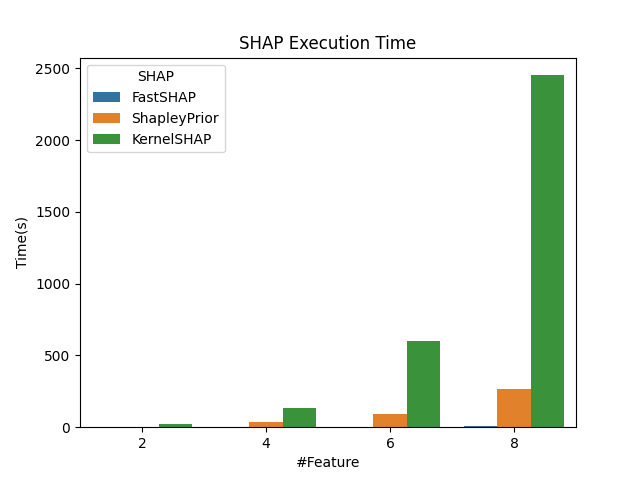

The script that saved this image:
import os
import sys
sys.path.append(os.path.abspath(r'/Users/fuchuenli/Desktop/Data Science /Year 2/Trimester 2/COMP SCI 7097/GP-SHAP/Shapley Prior'))
sys.path.append(os.path.abspath(r'/Users/fuchuenli/Desktop/Data Science /Year 2/Trimester 2/COMP SCI 7097/RKHS-SHAP'))

import warnings
warnings.filterwarnings('ignore')

import numpy as np
import torch
import pandas as pd
import seaborn as sns

from gpytorch.kernels import RBFKernel
from sklearn.datasets import load_diabetes
import matplotlib.pylab as plt
from gpytorch.lazy import lazify

from src.gp_model.VariationalGPRegression import VariationalGPRegression
from src.explanation_algorithms.BayesGPSHAP import BayesGPSHAP
from src.predictive_explanation.ShapleyPrior import ShapleyPrior
from src.utils.visualisation import summary_plot
from src.predictive_explanation.ShapleyKernel import ShapleyKernel
from sklearn.datasets import fetch_california_housing
from math import comb

import fastshap
import time

import os, sys, pickle, warnings, torch, shap

import numpy as np
from experiments.BananaShapley.banana_distribution import Banana2d
from experiments.BananaShapley.gshap_banana import Observation2dBanana

warnings.filterwarnings("ignore")
from sklearn.metrics import mean_squared_error, pairwise_distances, r2_score
import copy

import torch
import torch.nn as nn
from fastshap.utils import MaskLayer1d
from fastshap import Surrogate, KLDivLoss
from fastshap import FastSHAP

import shap
import numpy as np

if __name__ == "__main__":

    n = 1020
    v = 10
    b = 0.01
    iterations = 10
    results = {"SHAP": [], "#Feature": [], "Training Time": [], "Implementation Time": []}
    features = [2, 4, 6, 8]
    for feature in features:
        california = fetch_california_housing()
        X, y = california.data[:n, :feature], california.target[:n]
        feature_names = california.feature_names

        X = torch.tensor(X).float()
        y = torch.tensor(y).float()
        scale = y.std().numpy()
        y = (y - y.mean())/y.std()
        d = X.shape[1]
        print(d)

        cutting_points = 1000

        X_train = X[:cutting_points]
        y_train = y[:cutting_points]
        X_test = X[cutting_points:]
        y_test = y[cutting_points:]

        kernel = RBFKernel
        gp_regression = VariationalGPRegression(
            X_train, y_train, kernel=kernel, num_inducing_points=200, batch_size=128)

        gp_regression.fit(learning_rate=1e-2,
                        training_iteration=300)
        
        fastshap_training_start = time.time()

        surr = nn.Sequential(
        MaskLayer1d(value=0, append=True),
        nn.Linear(2 * d, 128),
        nn.ELU(inplace=True),
        nn.Linear(128, 128),
        nn.ELU(inplace=True),
        nn.Linear(128, 1)
        )

        surrogate = Surrogate(surr, d)

        def original_model(x):
            return gp_regression.predict(x).mean.detach().reshape(-1, 1).float()

        surrogate.train_original_model(
            X_train,
            X_test,
            original_model,
            batch_size=64,
            max_epochs=100,
            loss_fn=nn.MSELoss(),
            validation_samples=10,
            validation_batch_size=10000,
            verbose=True
        )

        explainer = nn.Sequential(
        nn.Linear(d, 128),
        nn.ReLU(inplace=True),
        nn.Linear(128, 128),
        nn.ReLU(inplace=True),
        nn.Linear(128, 2 * d))

        # Set up FastSHAP object
        fastshap = FastSHAP(explainer, surrogate, normalization='additive')

        # Train
        fastshap.train(
            X_train,
            X_test,
            batch_size=32,
            num_samples=32,
            max_epochs=200,
            validation_samples=10,
            verbose=True)
        
        fastshap_training_end = time.time()
        fastshap_training_time = fastshap_training_end - fastshap_training_start
        fastshap_implementation_start = time.time()


        # fastshap predictions
        fastshap_preds = [fastshap.shap_values(X_test[i:i+1])[0].mean(axis=1) for i in range(X.shape[0] - cutting_points)]
        fastshap_preds = torch.tensor(fastshap_preds).t()

        fastshap_implementation_end = time.time()
        fast_shap_implementation_time = fastshap_implementation_end - fastshap_implementation_start

        results["SHAP"].append("FastSHAP")
        results["#Feature"].append(feature)
        results["Training Time"].append(fastshap_training_time)
        results["Implementation Time"].append(fast_shap_implementation_time)

        bayesgpshap = BayesGPSHAP(train_X=X, kernel=RBFKernel(), gp_model=gp_regression,
                            include_likelihood_noise_for_explanation=False, scale=scale)
        bayesgpshap.run_bayesSHAP(X=X, num_coalitions=2**d)
        explanations = bayesgpshap.mean_shapley_values
        shapley_prior_training_start = time.time()
        target = explanations.t().reshape(-1, 1)
        shapley_kernel = ShapleyKernel(
            train_X=X, kernel=RBFKernel(), lengthscales=gp_regression.lengthscale, 
            inducing_points=gp_regression.inducing_points,
            num_coalitions=2**d, sampling_method="subsampling", verbose=False
        )

        target_train = target[:cutting_points*d]

        optim = torch.optim.Adam(shapley_kernel.parameters(), lr=1e-3)
        def loss_function(pred, true):
            return torch.mean((true - pred) **2)

        min_loss = np.inf
        early_stopping = 0
        for _ in range(200):
            optim.zero_grad()
            Psi = shapley_kernel(X)
            K = torch.einsum("ijk,lmn->imkn", Psi, Psi.transpose(0, 1))
            K = K.permute(2, 0, 3, 1).resize(len(target), len(target))
            K_train = K[:cutting_points*d, :cutting_points*d]
            prediction = K_train @ lazify(K_train).add_diag(shapley_kernel.krr_regularisation).inv_matmul(target_train)
            loss = loss_function(prediction, target_train)
            print(loss)
            loss.backward()
            optim.step()

            if loss >= min_loss:
                    early_stopping += 1
            else:
                min_loss = loss
                early_stopping = 0
                
            if early_stopping >= 5:
                break
        
        shapley_prior_training_end = time.time()

        shapley_prior_training_time = shapley_prior_training_end - shapley_prior_training_start
        shapley_prior_implementation_start = time.time()
        Psi = shapley_kernel(X)
        K = torch.einsum("ijk,lmn->imkn", Psi, Psi.transpose(0, 1))
        K = K.permute(2, 0, 3, 1).resize(len(target), len(target))

        K_train = K[:cutting_points*d, :cutting_points*d]
        K_test_train = K[cutting_points*d:, :cutting_points*d]

        train_target = target[:cutting_points*d]
        test_target = target[cutting_points*d:]

        pred = K_test_train @ lazify(K_train).add_diag(shapley_kernel.krr_regularisation).inv_matmul(train_target)
        pred = pred.reshape((-1, 2)).detach().numpy()
        shapley_prior_implementation_end = time.time()
        shapley_prior_implementation_time = shapley_prior_implementation_end - shapley_prior_implementation_start

        results["SHAP"].append("ShapleyPrior")
        results["#Feature"].append(feature)
        results["Training Time"].append(shapley_prior_training_time)
        results["Implementation Time"].append(shapley_prior_implementation_time)

        # Assume this is your custom model class
        class CustomModel:
            def predict_custom(self, data):
                # Your prediction logic here
                pred = []
                for i in range(data.shape[0]):
                    pred.append(gp_regression.predict(torch.Tensor(data[i]).reshape((1,d))).loc.item())
                return np.array(pred)

        # Create an instance of your model
        model = CustomModel()

        # Define a wrapper function for the model's prediction
        def model_predict(data):
            return model.predict_custom(data)
        
        kernelshap_implementation_start_time = time.time()
        # Say you have some training data X_train and you want to explain predictions on X_test
        background_data = X_train
        explainer = shap.KernelExplainer(model_predict, X_train.numpy())

        # Compute SHAP values for a specific instance (or multiple instances)
        shap_values = explainer.shap_values(X_test.numpy())
        
        kernelshap_implementation_end_time = time.time()
        kernelshap_implementation_time = kernelshap_implementation_end_time - kernelshap_implementation_start_time
        # gshap_implementation_start_time = time.time()

        # ogshap = Observation2dBanana(model_predict, X_test)
        # ophi1, ophi2 = ogshap.fit(X_test, num_samples=X_test.shape[0])    
        # OPHI = np.array([ophi1,ophi2]).T

        # gshap_implementation_end_time = time.time()
        # gshap_implementation_time = gshap_implementation_end_time - gshap_implementation_start_time
        results["SHAP"].append("KernelSHAP")
        results["#Feature"].append(feature)
        results["Training Time"].append(0)
        results["Implementation Time"].append(kernelshap_implementation_time)


    
    results = pd.DataFrame(results)
    results["Total Time"] = results["Training Time"] + results["Implementation Time"]
    # results.to_csv("Execution time table.csv")
    sns.barplot(data=results, x="#Feature", y="Total Time", hue="SHAP")
    plt.title("SHAP Execution Time")
    plt.xlabel("#Feature")
    plt.ylabel("Time(s)")
    plt.savefig("shap_value_feature_execution_time.png")

